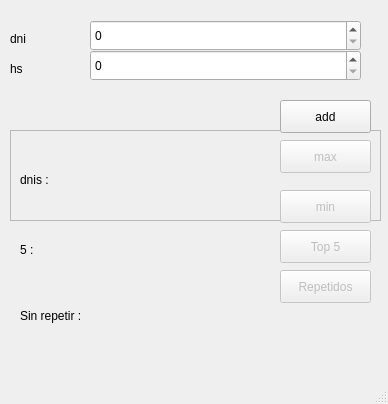
<?xml version="1.0" encoding="UTF-8"?>
<ui version="4.0">
 <class>MainWindow</class>
 <widget class="QMainWindow" name="MainWindow">
  <property name="geometry">
   <rect>
    <x>0</x>
    <y>0</y>
    <width>388</width>
    <height>404</height>
   </rect>
  </property>
  <property name="windowTitle">
   <string>MainWindow</string>
  </property>
  <widget class="QWidget" name="centralwidget">
   <widget class="QLabel" name="label">
    <property name="geometry">
     <rect>
      <x>10</x>
      <y>30</y>
      <width>64</width>
      <height>17</height>
     </rect>
    </property>
    <property name="text">
     <string>dni</string>
    </property>
   </widget>
   <widget class="QLabel" name="label_2">
    <property name="geometry">
     <rect>
      <x>10</x>
      <y>60</y>
      <width>64</width>
      <height>17</height>
     </rect>
    </property>
    <property name="text">
     <string>hs</string>
    </property>
   </widget>
   <widget class="QSpinBox" name="spinBox">
    <property name="geometry">
     <rect>
      <x>90</x>
      <y>20</y>
      <width>271</width>
      <height>31</height>
     </rect>
    </property>
    <property name="maximum">
     <number>999999999</number>
    </property>
   </widget>
   <widget class="QSpinBox" name="spinBox_2">
    <property name="geometry">
     <rect>
      <x>90</x>
      <y>50</y>
      <width>271</width>
      <height>31</height>
     </rect>
    </property>
   </widget>
   <widget class="QPushButton" name="pushButton">
    <property name="geometry">
     <rect>
      <x>280</x>
      <y>100</y>
      <width>91</width>
      <height>33</height>
     </rect>
    </property>
    <property name="text">
     <string>add</string>
    </property>
   </widget>
   <widget class="QPushButton" name="pushButton_2">
    <property name="enabled">
     <bool>false</bool>
    </property>
    <property name="geometry">
     <rect>
      <x>280</x>
      <y>140</y>
      <width>91</width>
      <height>33</height>
     </rect>
    </property>
    <property name="text">
     <string>max</string>
    </property>
   </widget>
   <widget class="QLabel" name="label_3">
    <property name="geometry">
     <rect>
      <x>20</x>
      <y>170</y>
      <width>251</width>
      <height>20</height>
     </rect>
    </property>
    <property name="text">
     <string>dnis : </string>
    </property>
   </widget>
   <widget class="QPushButton" name="pushButton_3">
    <property name="enabled">
     <bool>false</bool>
    </property>
    <property name="geometry">
     <rect>
      <x>280</x>
      <y>190</y>
      <width>91</width>
      <height>33</height>
     </rect>
    </property>
    <property name="text">
     <string>min</string>
    </property>
   </widget>
   <widget class="QLabel" name="label_4">
    <property name="geometry">
     <rect>
      <x>20</x>
      <y>240</y>
      <width>251</width>
      <height>20</height>
     </rect>
    </property>
    <property name="text">
     <string>5 : </string>
    </property>
   </widget>
   <widget class="QPushButton" name="pushButton_4">
    <property name="enabled">
     <bool>false</bool>
    </property>
    <property name="geometry">
     <rect>
      <x>280</x>
      <y>230</y>
      <width>91</width>
      <height>33</height>
     </rect>
    </property>
    <property name="text">
     <string>Top 5</string>
    </property>
   </widget>
   <widget class="QPushButton" name="pushButton_5">
    <property name="enabled">
     <bool>false</bool>
    </property>
    <property name="geometry">
     <rect>
      <x>280</x>
      <y>270</y>
      <width>91</width>
      <height>33</height>
     </rect>
    </property>
    <property name="text">
     <string>Repetidos</string>
    </property>
   </widget>
   <widget class="QLabel" name="label_5">
    <property name="geometry">
     <rect>
      <x>20</x>
      <y>280</y>
      <width>251</width>
      <height>71</height>
     </rect>
    </property>
    <property name="text">
     <string>Sin repetir : </string>
    </property>
   </widget>
   <widget class="QFrame" name="frame">
    <property name="geometry">
     <rect>
      <x>10</x>
      <y>130</y>
      <width>371</width>
      <height>91</height>
     </rect>
    </property>
    <property name="frameShape">
     <enum>QFrame::StyledPanel</enum>
    </property>
    <property name="frameShadow">
     <enum>QFrame::Raised</enum>
    </property>
   </widget>
   <zorder>frame</zorder>
   <zorder>label</zorder>
   <zorder>label_2</zorder>
   <zorder>spinBox</zorder>
   <zorder>spinBox_2</zorder>
   <zorder>pushButton</zorder>
   <zorder>pushButton_2</zorder>
   <zorder>label_3</zorder>
   <zorder>pushButton_3</zorder>
   <zorder>label_4</zorder>
   <zorder>pushButton_4</zorder>
   <zorder>pushButton_5</zorder>
   <zorder>label_5</zorder>
  </widget>
  <widget class="QMenuBar" name="menubar">
   <property name="geometry">
    <rect>
     <x>0</x>
     <y>0</y>
     <width>388</width>
     <height>26</height>
    </rect>
   </property>
  </widget>
  <widget class="QStatusBar" name="statusbar"/>
 </widget>
 <resources/>
 <connections/>
</ui>
